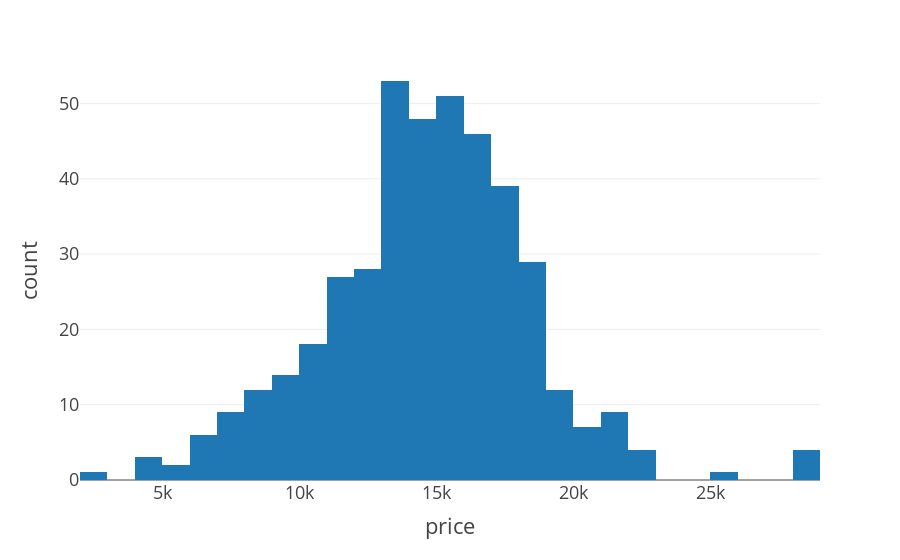

The notebook cell saved with this chart:
### Code cell
plt_price = px.histogram(df, x=df.price, template="presentation")
plt_price.show()

pio.write_html(plt_price, file='./img/plt_price.html', full_html=False, include_plotlyjs='cdn', auto_open=False)

### Figure 1 — Plotly figure (JSON) as saved in the notebook; plotly's stock layout.template omitted (floating-point values rounded to 4 significant figures; data arrays with more than 128 entries replaced by an {"elided": "..."} marker saying what was removed)
{"data": [{"alignmentgroup": "True", "bingroup": "x", "hovertemplate": "price=%{x}<br>count=%{y}<extra></extra>", "legendgroup": "", "marker": {"color": "#1F77B4"}, "name": "", "offsetgroup": "", "orientation": "v", "showlegend": false, "type": "histogram", "x": {"elided": "423 int values"}, "xaxis": "x", "yaxis": "y"}], "layout": {"barmode": "relative", "legend": {"tracegroupgap": 0}, "margin": {"t": 60}, "xaxis": {"anchor": "y", "domain": [0, 1], "title": {"text": "price"}}, "yaxis": {"anchor": "x", "domain": [0, 1], "title": {"text": "count"}}}}
